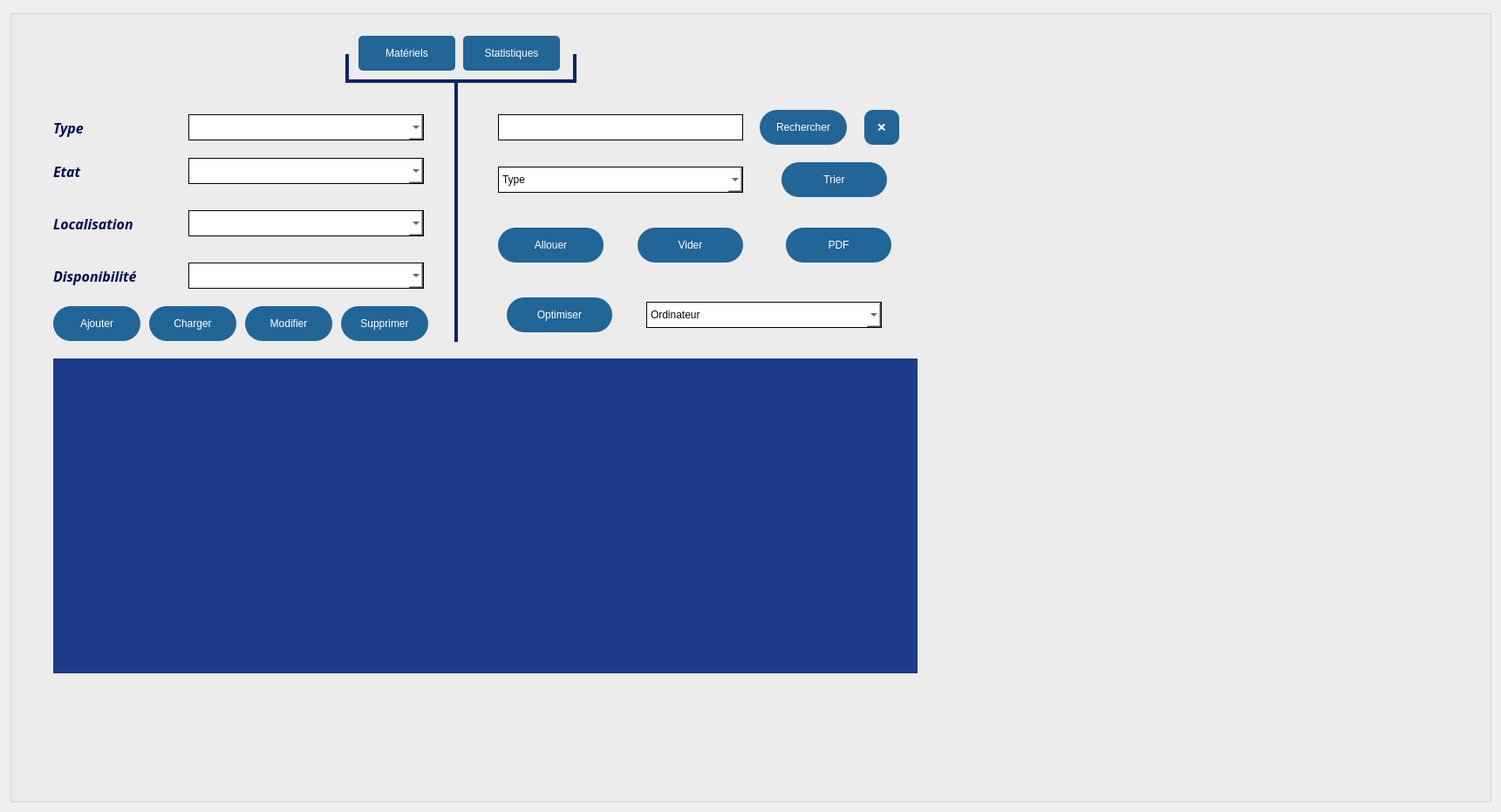
<?xml version="1.0" encoding="UTF-8"?>
<ui version="4.0">
 <class>materielwindow</class>
 <widget class="QWidget" name="materielwindow">
  <property name="geometry">
   <rect>
    <x>0</x>
    <y>0</y>
    <width>1721</width>
    <height>931</height>
   </rect>
  </property>
  <layout class="QHBoxLayout" name="horizontalLayout">
   <item>
    <widget class="QGroupBox" name="groupBox_2">
     <property name="font">
      <font>
       <pointsize>12</pointsize>
       <italic>false</italic>
       <bold>false</bold>
       <underline>false</underline>
      </font>
     </property>
     <property name="styleSheet">
      <string notr="true">QGroupBox{
        background-image: url(:/res/resources/background.png);
}
</string>
     </property>
     <property name="title">
      <string/>
     </property>
     <widget class="QStackedWidget" name="stackedWidget">
      <property name="geometry">
       <rect>
        <x>0</x>
        <y>-30</y>
        <width>1271</width>
        <height>921</height>
       </rect>
      </property>
      <property name="currentIndex">
       <number>0</number>
      </property>
      <widget class="QWidget" name="page">
       <widget class="Line" name="line">
        <property name="geometry">
         <rect>
          <x>385</x>
          <y>110</y>
          <width>265</width>
          <height>4</height>
         </rect>
        </property>
        <property name="styleSheet">
         <string notr="true">background-color: #0a246a;
border-radius: 10px;
</string>
        </property>
        <property name="orientation">
         <enum>Qt::Orientation::Horizontal</enum>
        </property>
       </widget>
       <widget class="QPushButton" name="sortButton">
        <property name="geometry">
         <rect>
          <x>885</x>
          <y>205</y>
          <width>121</width>
          <height>40</height>
         </rect>
        </property>
        <property name="styleSheet">
         <string notr="true">border-radius:20px;
background-color:#226597;
color:white;
</string>
        </property>
        <property name="text">
         <string>Trier</string>
        </property>
       </widget>
       <widget class="QWidget" name="widget" native="true">
        <property name="geometry">
         <rect>
          <x>30</x>
          <y>120</y>
          <width>451</width>
          <height>311</height>
         </rect>
        </property>
        <widget class="QPushButton" name="addButton">
         <property name="geometry">
          <rect>
           <x>20</x>
           <y>250</y>
           <width>100</width>
           <height>40</height>
          </rect>
         </property>
         <property name="styleSheet">
          <string notr="true">border-radius:20px;
background-color:#226597;
color:white;
</string>
         </property>
         <property name="text">
          <string>Ajouter</string>
         </property>
        </widget>
        <widget class="QLabel" name="label_32">
         <property name="geometry">
          <rect>
           <x>20</x>
           <y>200</y>
           <width>121</width>
           <height>31</height>
          </rect>
         </property>
         <property name="font">
          <font>
           <family>Perpetua</family>
           <pointsize>12</pointsize>
           <italic>true</italic>
           <bold>true</bold>
           <underline>false</underline>
          </font>
         </property>
         <property name="styleSheet">
          <string notr="true">color:#030C54;
border:none;</string>
         </property>
         <property name="text">
          <string>Disponibilité</string>
         </property>
        </widget>
        <widget class="QLabel" name="label_28">
         <property name="geometry">
          <rect>
           <x>20</x>
           <y>80</y>
           <width>111</width>
           <height>31</height>
          </rect>
         </property>
         <property name="font">
          <font>
           <family>Perpetua</family>
           <pointsize>12</pointsize>
           <italic>true</italic>
           <bold>true</bold>
           <underline>false</underline>
          </font>
         </property>
         <property name="styleSheet">
          <string notr="true">color:#030C54;
border:none;</string>
         </property>
         <property name="text">
          <string>Etat</string>
         </property>
        </widget>
        <widget class="QLabel" name="label_27">
         <property name="geometry">
          <rect>
           <x>20</x>
           <y>30</y>
           <width>111</width>
           <height>31</height>
          </rect>
         </property>
         <property name="font">
          <font>
           <family>Perpetua</family>
           <pointsize>12</pointsize>
           <italic>true</italic>
           <bold>true</bold>
           <underline>false</underline>
          </font>
         </property>
         <property name="styleSheet">
          <string notr="true">color:#030C54;
border:none;</string>
         </property>
         <property name="text">
          <string>Type</string>
         </property>
        </widget>
        <widget class="QLabel" name="label_29">
         <property name="geometry">
          <rect>
           <x>20</x>
           <y>140</y>
           <width>111</width>
           <height>31</height>
          </rect>
         </property>
         <property name="font">
          <font>
           <family>Perpetua</family>
           <pointsize>12</pointsize>
           <italic>true</italic>
           <bold>true</bold>
           <underline>false</underline>
          </font>
         </property>
         <property name="styleSheet">
          <string notr="true">color:#030C54;
border:none;</string>
         </property>
         <property name="text">
          <string>Localisation</string>
         </property>
        </widget>
        <widget class="QPushButton" name="editButton">
         <property name="geometry">
          <rect>
           <x>240</x>
           <y>250</y>
           <width>100</width>
           <height>40</height>
          </rect>
         </property>
         <property name="styleSheet">
          <string notr="true">border-radius:20px;
background-color:#226597;
color:white;
</string>
         </property>
         <property name="text">
          <string>Modifier</string>
         </property>
        </widget>
        <widget class="QPushButton" name="deleteButton">
         <property name="geometry">
          <rect>
           <x>350</x>
           <y>250</y>
           <width>100</width>
           <height>40</height>
          </rect>
         </property>
         <property name="styleSheet">
          <string notr="true">border-radius:20px;
background-color:#226597;
color:white;
</string>
         </property>
         <property name="text">
          <string>Supprimer</string>
         </property>
        </widget>
        <widget class="QComboBox" name="type">
         <property name="geometry">
          <rect>
           <x>175</x>
           <y>30</y>
           <width>270</width>
           <height>30</height>
          </rect>
         </property>
         <property name="styleSheet">
          <string notr="true">color: rgb(9, 9, 9);
background-color: rgb(255, 255, 255);
border: 1px solid black;</string>
         </property>
         <item>
          <property name="text">
           <string/>
          </property>
         </item>
         <item>
          <property name="text">
           <string>Ordinateur</string>
          </property>
         </item>
         <item>
          <property name="text">
           <string>Imprimante</string>
          </property>
         </item>
         <item>
          <property name="text">
           <string>Routeur </string>
          </property>
         </item>
         <item>
          <property name="text">
           <string>Camera</string>
          </property>
         </item>
         <item>
          <property name="text">
           <string>Souris</string>
          </property>
         </item>
         <item>
          <property name="text">
           <string>Scanner</string>
          </property>
         </item>
         <item>
          <property name="text">
           <string>Clavier</string>
          </property>
         </item>
         <item>
          <property name="text">
           <string>Casque Audio</string>
          </property>
         </item>
         <item>
          <property name="text">
           <string>Ecran</string>
          </property>
         </item>
         <item>
          <property name="text">
           <string>Climatiseur</string>
          </property>
         </item>
        </widget>
        <widget class="QComboBox" name="disponibilite">
         <property name="geometry">
          <rect>
           <x>175</x>
           <y>200</y>
           <width>270</width>
           <height>30</height>
          </rect>
         </property>
         <property name="styleSheet">
          <string notr="true">color: rgb(9, 9, 9);
background-color: rgb(255, 255, 255);
border: 1px solid black;</string>
         </property>
         <item>
          <property name="text">
           <string/>
          </property>
         </item>
         <item>
          <property name="text">
           <string>Disponible</string>
          </property>
         </item>
         <item>
          <property name="text">
           <string>En Utilisation</string>
          </property>
         </item>
         <item>
          <property name="text">
           <string>En Réparation</string>
          </property>
         </item>
         <item>
          <property name="text">
           <string>Indisponible</string>
          </property>
         </item>
        </widget>
        <widget class="QComboBox" name="localisation">
         <property name="geometry">
          <rect>
           <x>175</x>
           <y>140</y>
           <width>270</width>
           <height>30</height>
          </rect>
         </property>
         <property name="styleSheet">
          <string notr="true">color: rgb(9, 9, 9);
background-color: rgb(255, 255, 255);
border: 1px solid black;</string>
         </property>
         <item>
          <property name="text">
           <string/>
          </property>
         </item>
         <item>
          <property name="text">
           <string>Centre A</string>
          </property>
         </item>
         <item>
          <property name="text">
           <string>Centre B</string>
          </property>
         </item>
         <item>
          <property name="text">
           <string>Centre C</string>
          </property>
         </item>
         <item>
          <property name="text">
           <string>Centre D</string>
          </property>
         </item>
        </widget>
        <widget class="QComboBox" name="etat">
         <property name="geometry">
          <rect>
           <x>175</x>
           <y>80</y>
           <width>270</width>
           <height>30</height>
          </rect>
         </property>
         <property name="styleSheet">
          <string notr="true">color: rgb(9, 9, 9);
background-color: rgb(255, 255, 255);
border: 1px solid black;</string>
         </property>
         <item>
          <property name="text">
           <string/>
          </property>
         </item>
         <item>
          <property name="text">
           <string>Excellent</string>
          </property>
         </item>
         <item>
          <property name="text">
           <string>Bon</string>
          </property>
         </item>
         <item>
          <property name="text">
           <string>Mauvais</string>
          </property>
         </item>
         <item>
          <property name="text">
           <string>Hors Service</string>
          </property>
         </item>
        </widget>
        <widget class="QPushButton" name="loadButton">
         <property name="geometry">
          <rect>
           <x>130</x>
           <y>250</y>
           <width>100</width>
           <height>40</height>
          </rect>
         </property>
         <property name="styleSheet">
          <string notr="true">border-radius:20px;
background-color:#226597;
color:white;
</string>
         </property>
         <property name="text">
          <string>Charger</string>
         </property>
        </widget>
       </widget>
       <widget class="QPushButton" name="searchButton">
        <property name="geometry">
         <rect>
          <x>860</x>
          <y>145</y>
          <width>100</width>
          <height>40</height>
         </rect>
        </property>
        <property name="styleSheet">
         <string notr="true">border-radius:20px;
background-color:#226597;
color:white;
</string>
        </property>
        <property name="text">
         <string>Rechercher</string>
        </property>
       </widget>
       <widget class="QTableView" name="materielTableWidget">
        <property name="geometry">
         <rect>
          <x>50</x>
          <y>430</y>
          <width>991</width>
          <height>361</height>
         </rect>
        </property>
        <property name="styleSheet">
         <string notr="true">/* QTable Dark Blue Stylesheet (Qt-specific) - Fully Fixed */

QTableView {
    background-color: #1E3A8A; /* Dark blue background */
    alternate-background-color: #243B80; /* Slightly lighter blue for alternating rows */
    color: #FFFFFF; /* White text */
    gridline-color: #2E4A9A; /* Slightly lighter grid lines */
    border: none;
    border-color: #1E3A8A; /* Match the main background color */
    selection-background-color: #4056A1; /* Selection background */
    selection-color: #FFFFFF; /* Selection text color */
}

QTableView::item {
    border: none;
    padding: 2px;
}

QTableView::item:selected {
    background-color: #4056A1; /* Lighter blue for selection */
    color: #FFFFFF;
}

QTableView::item:hover {
    background-color: #3B60AE; /* Hover color between normal and selected */
}

/* Header styling */
QHeaderView {
    background-color: #0A246A; /* Darker blue for headers */
    border: none;
}

QHeaderView::section {
    background-color: #0A246A; /* Darker blue for headers */
    color: #FFFFFF;
    padding: 4px;
    border: 1px solid #304DA0;
}

/* Corner button between vertical and horizontal headers */
QTableCornerButton::section {
    background-color: #0A246A;
    border: 1px solid #304DA0;
}

/* Scrollbar styling */
QScrollBar:vertical {
    background: #162B6F;
    width: 12px;
    border: none;
}

QScrollBar::handle:vertical {
    background: #4D6EBF;
    min-height: 20px;
    border: none;
}

QScrollBar::add-line:vertical, QScrollBar::sub-line:vertical {
    height: 0px;
    border: none;
    background: none;
}

QScrollBar::add-page:vertical, QScrollBar::sub-page:vertical {
    background: #162B6F;
    border: none;
}

QScrollBar:horizontal {
    background: #162B6F;
    height: 12px;
    border: none;
}

QScrollBar::handle:horizontal {
    background: #4D6EBF;
    min-width: 20px;
    border: none;
}

QScrollBar::add-line:horizontal, QScrollBar::sub-line:horizontal {
    width: 0px;
    border: none;
    background: none;
}

QScrollBar::add-page:horizontal, QScrollBar::sub-page:horizontal {
    background: #162B6F;
    border: none;
}

/* Focus outline */
QTableView:focus {
    outline: none;
    border: 1px solid #5D7DCA;
}

/* Table grid and frame */
QTableView QTableCornerButton::section {
    background-color: #0A246A;
    border: 1px solid #304DA0;
}

/* Make sure the entire widget follows the theme */
QWidget {
    border-color: #1E3A8A;
}</string>
        </property>
       </widget>
       <widget class="QLineEdit" name="search">
        <property name="geometry">
         <rect>
          <x>560</x>
          <y>150</y>
          <width>281</width>
          <height>30</height>
         </rect>
        </property>
        <property name="styleSheet">
         <string notr="true">background-color: rgb(255, 255, 255);
color: rgb(6, 6, 4);
border: 1px solid black;
font-size:19px;
padding-left: 4px;</string>
        </property>
        <property name="text">
         <string/>
        </property>
        <property name="placeholderText">
         <string/>
        </property>
       </widget>
       <widget class="QComboBox" name="sortBox">
        <property name="geometry">
         <rect>
          <x>560</x>
          <y>210</y>
          <width>281</width>
          <height>30</height>
         </rect>
        </property>
        <property name="styleSheet">
         <string notr="true">color: rgb(9, 9, 9);
background-color: rgb(255, 255, 255);
border: 1px solid black;</string>
        </property>
        <item>
         <property name="text">
          <string>Type</string>
         </property>
        </item>
        <item>
         <property name="text">
          <string>Etat</string>
         </property>
        </item>
        <item>
         <property name="text">
          <string>Localisation</string>
         </property>
        </item>
        <item>
         <property name="text">
          <string>Disponibilité</string>
         </property>
        </item>
       </widget>
       <widget class="QPushButton" name="pdfButton">
        <property name="geometry">
         <rect>
          <x>890</x>
          <y>280</y>
          <width>121</width>
          <height>40</height>
         </rect>
        </property>
        <property name="styleSheet">
         <string notr="true">border-radius:20px;
background-color:#226597;
color:white;
</string>
        </property>
        <property name="text">
         <string>PDF</string>
        </property>
       </widget>
       <widget class="QPushButton" name="resetButton">
        <property name="geometry">
         <rect>
          <x>980</x>
          <y>145</y>
          <width>40</width>
          <height>40</height>
         </rect>
        </property>
        <property name="styleSheet">
         <string notr="true">border-radius:10px;
background-color:#226597;
color:white;
</string>
        </property>
        <property name="text">
         <string>❌</string>
        </property>
       </widget>
       <widget class="QPushButton" name="tab2_p1">
        <property name="geometry">
         <rect>
          <x>520</x>
          <y>60</y>
          <width>111</width>
          <height>40</height>
         </rect>
        </property>
        <property name="styleSheet">
         <string notr="true">border-radius:5px;
background-color:#226597;
color:white;
</string>
        </property>
        <property name="text">
         <string>Statistiques</string>
        </property>
       </widget>
       <widget class="QPushButton" name="tab1_p1">
        <property name="geometry">
         <rect>
          <x>400</x>
          <y>60</y>
          <width>111</width>
          <height>40</height>
         </rect>
        </property>
        <property name="styleSheet">
         <string notr="true">border-radius:5px;
background-color:#226597;
color:white;
</string>
        </property>
        <property name="text">
         <string>Matériels</string>
        </property>
       </widget>
       <widget class="Line" name="line_2">
        <property name="geometry">
         <rect>
          <x>510</x>
          <y>110</y>
          <width>4</width>
          <height>301</height>
         </rect>
        </property>
        <property name="styleSheet">
         <string notr="true">background-color: #0a246a;
border-radius: 10px;
</string>
        </property>
        <property name="orientation">
         <enum>Qt::Orientation::Vertical</enum>
        </property>
       </widget>
       <widget class="QPushButton" name="allouerButton">
        <property name="geometry">
         <rect>
          <x>560</x>
          <y>280</y>
          <width>121</width>
          <height>40</height>
         </rect>
        </property>
        <property name="styleSheet">
         <string notr="true">border-radius:20px;
background-color:#226597;
color:white;
</string>
        </property>
        <property name="text">
         <string>Allouer</string>
        </property>
       </widget>
       <widget class="QPushButton" name="optimiserButton">
        <property name="geometry">
         <rect>
          <x>570</x>
          <y>360</y>
          <width>121</width>
          <height>40</height>
         </rect>
        </property>
        <property name="styleSheet">
         <string notr="true">border-radius:20px;
background-color:#226597;
color:white;
</string>
        </property>
        <property name="text">
         <string>Optimiser</string>
        </property>
       </widget>
       <widget class="Line" name="line_4">
        <property name="geometry">
         <rect>
          <x>385</x>
          <y>81</y>
          <width>4</width>
          <height>31</height>
         </rect>
        </property>
        <property name="styleSheet">
         <string notr="true">background-color: #0a246a;
border-radius: 10px;
</string>
        </property>
        <property name="orientation">
         <enum>Qt::Orientation::Vertical</enum>
        </property>
       </widget>
       <widget class="Line" name="line_5">
        <property name="geometry">
         <rect>
          <x>646</x>
          <y>81</y>
          <width>4</width>
          <height>31</height>
         </rect>
        </property>
        <property name="styleSheet">
         <string notr="true">background-color: #0a246a;
border-radius: 10px;
</string>
        </property>
        <property name="orientation">
         <enum>Qt::Orientation::Vertical</enum>
        </property>
       </widget>
       <widget class="QPushButton" name="clearButton">
        <property name="geometry">
         <rect>
          <x>720</x>
          <y>280</y>
          <width>121</width>
          <height>40</height>
         </rect>
        </property>
        <property name="styleSheet">
         <string notr="true">border-radius:20px;
background-color:#226597;
color:white;
</string>
        </property>
        <property name="text">
         <string>Vider</string>
        </property>
       </widget>
       <widget class="QComboBox" name="optimiserBox">
        <property name="geometry">
         <rect>
          <x>730</x>
          <y>365</y>
          <width>270</width>
          <height>30</height>
         </rect>
        </property>
        <property name="styleSheet">
         <string notr="true">color: rgb(9, 9, 9);
background-color: rgb(255, 255, 255);
border: 1px solid black;</string>
        </property>
        <item>
         <property name="text">
          <string>Ordinateur</string>
         </property>
        </item>
        <item>
         <property name="text">
          <string>Imprimante</string>
         </property>
        </item>
        <item>
         <property name="text">
          <string>Routeur </string>
         </property>
        </item>
        <item>
         <property name="text">
          <string>Camera</string>
         </property>
        </item>
        <item>
         <property name="text">
          <string>Souris</string>
         </property>
        </item>
        <item>
         <property name="text">
          <string>Scanner</string>
         </property>
        </item>
        <item>
         <property name="text">
          <string>Clavier</string>
         </property>
        </item>
        <item>
         <property name="text">
          <string>Casque Audio</string>
         </property>
        </item>
        <item>
         <property name="text">
          <string>Ecran</string>
         </property>
        </item>
        <item>
         <property name="text">
          <string>Climatiseur</string>
         </property>
        </item>
       </widget>
      </widget>
      <widget class="QWidget" name="page_2">
       <widget class="QPushButton" name="tab2_p2">
        <property name="geometry">
         <rect>
          <x>520</x>
          <y>60</y>
          <width>111</width>
          <height>40</height>
         </rect>
        </property>
        <property name="styleSheet">
         <string notr="true">border-radius:5px;
background-color:#226597;
color:white;
</string>
        </property>
        <property name="text">
         <string>Statistiques</string>
        </property>
       </widget>
       <widget class="QPushButton" name="tab1_p2">
        <property name="geometry">
         <rect>
          <x>400</x>
          <y>60</y>
          <width>111</width>
          <height>40</height>
         </rect>
        </property>
        <property name="styleSheet">
         <string notr="true">border-radius:5px;
background-color:#226597;
color:white;
</string>
        </property>
        <property name="text">
         <string>Matériels</string>
        </property>
       </widget>
       <widget class="Line" name="line_3">
        <property name="geometry">
         <rect>
          <x>385</x>
          <y>110</y>
          <width>265</width>
          <height>4</height>
         </rect>
        </property>
        <property name="styleSheet">
         <string notr="true">background-color: hsl(212,63.7%,30%);
border-radius: 10px;
</string>
        </property>
        <property name="orientation">
         <enum>Qt::Orientation::Horizontal</enum>
        </property>
       </widget>
       <widget class="QGraphicsView" name="graphics">
        <property name="geometry">
         <rect>
          <x>160</x>
          <y>190</y>
          <width>725</width>
          <height>483</height>
         </rect>
        </property>
        <property name="styleSheet">
         <string notr="true">border-radius:5px;
background-color:#0a246a;
</string>
        </property>
       </widget>
       <widget class="Line" name="line_6">
        <property name="geometry">
         <rect>
          <x>646</x>
          <y>81</y>
          <width>4</width>
          <height>31</height>
         </rect>
        </property>
        <property name="styleSheet">
         <string notr="true">background-color: hsl(212,63.7%,30%);
border-radius: 10px;
</string>
        </property>
        <property name="orientation">
         <enum>Qt::Orientation::Vertical</enum>
        </property>
       </widget>
       <widget class="Line" name="line_7">
        <property name="geometry">
         <rect>
          <x>385</x>
          <y>81</y>
          <width>4</width>
          <height>31</height>
         </rect>
        </property>
        <property name="styleSheet">
         <string notr="true">background-color: hsl(212,63.7%,30%);
border-radius: 10px;
</string>
        </property>
        <property name="orientation">
         <enum>Qt::Orientation::Vertical</enum>
        </property>
       </widget>
      </widget>
     </widget>
    </widget>
   </item>
  </layout>
 </widget>
 <resources/>
 <connections/>
</ui>
